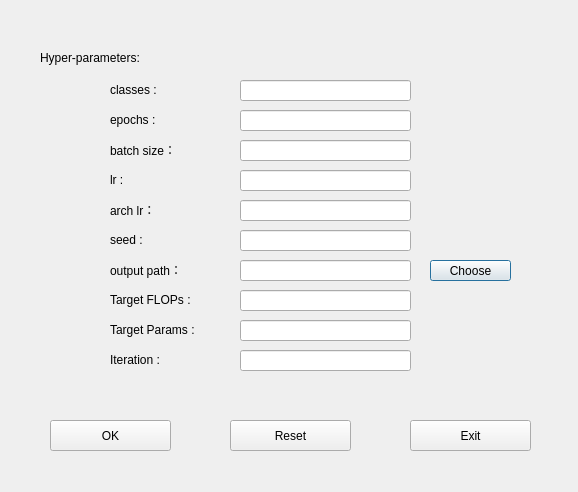
<?xml version="1.0" encoding="UTF-8"?>
<ui version="4.0">
 <class>Dialog</class>
 <widget class="QDialog" name="Dialog">
  <property name="geometry">
   <rect>
    <x>0</x>
    <y>0</y>
    <width>578</width>
    <height>492</height>
   </rect>
  </property>
  <property name="windowTitle">
   <string>Hyper-parameters</string>
  </property>
  <widget class="QLabel" name="label">
   <property name="geometry">
    <rect>
     <x>40</x>
     <y>50</y>
     <width>131</width>
     <height>16</height>
    </rect>
   </property>
   <property name="text">
    <string>Hyper-parameters:</string>
   </property>
  </widget>
  <widget class="QLabel" name="label_2">
   <property name="geometry">
    <rect>
     <x>110</x>
     <y>200</y>
     <width>111</width>
     <height>20</height>
    </rect>
   </property>
   <property name="text">
    <string>arch lr：</string>
   </property>
  </widget>
  <widget class="QLineEdit" name="lineEdit">
   <property name="geometry">
    <rect>
     <x>240</x>
     <y>200</y>
     <width>171</width>
     <height>21</height>
    </rect>
   </property>
  </widget>
  <widget class="QLineEdit" name="lineEdit_2">
   <property name="geometry">
    <rect>
     <x>240</x>
     <y>140</y>
     <width>171</width>
     <height>21</height>
    </rect>
   </property>
   <property name="text">
    <string/>
   </property>
  </widget>
  <widget class="QLabel" name="label_3">
   <property name="geometry">
    <rect>
     <x>110</x>
     <y>140</y>
     <width>111</width>
     <height>20</height>
    </rect>
   </property>
   <property name="text">
    <string>batch size：</string>
   </property>
  </widget>
  <widget class="QLineEdit" name="lineEdit_3">
   <property name="geometry">
    <rect>
     <x>240</x>
     <y>230</y>
     <width>171</width>
     <height>21</height>
    </rect>
   </property>
   <property name="text">
    <string/>
   </property>
  </widget>
  <widget class="QLabel" name="label_4">
   <property name="geometry">
    <rect>
     <x>110</x>
     <y>230</y>
     <width>111</width>
     <height>20</height>
    </rect>
   </property>
   <property name="text">
    <string>seed : </string>
   </property>
  </widget>
  <widget class="QLineEdit" name="lineEdit_4">
   <property name="geometry">
    <rect>
     <x>240</x>
     <y>110</y>
     <width>171</width>
     <height>21</height>
    </rect>
   </property>
   <property name="text">
    <string/>
   </property>
  </widget>
  <widget class="QLabel" name="label_5">
   <property name="geometry">
    <rect>
     <x>110</x>
     <y>110</y>
     <width>111</width>
     <height>20</height>
    </rect>
   </property>
   <property name="text">
    <string>epochs : </string>
   </property>
  </widget>
  <widget class="QLineEdit" name="lineEdit_5">
   <property name="geometry">
    <rect>
     <x>240</x>
     <y>260</y>
     <width>171</width>
     <height>21</height>
    </rect>
   </property>
   <property name="text">
    <string/>
   </property>
  </widget>
  <widget class="QLabel" name="label_6">
   <property name="geometry">
    <rect>
     <x>110</x>
     <y>260</y>
     <width>111</width>
     <height>20</height>
    </rect>
   </property>
   <property name="text">
    <string>output path：</string>
   </property>
  </widget>
  <widget class="QPushButton" name="pushButton">
   <property name="geometry">
    <rect>
     <x>430</x>
     <y>260</y>
     <width>81</width>
     <height>21</height>
    </rect>
   </property>
   <property name="text">
    <string>Choose</string>
   </property>
  </widget>
  <widget class="QPushButton" name="pushButton_2">
   <property name="geometry">
    <rect>
     <x>50</x>
     <y>420</y>
     <width>121</width>
     <height>31</height>
    </rect>
   </property>
   <property name="text">
    <string>OK</string>
   </property>
  </widget>
  <widget class="QPushButton" name="pushButton_3">
   <property name="geometry">
    <rect>
     <x>230</x>
     <y>420</y>
     <width>121</width>
     <height>31</height>
    </rect>
   </property>
   <property name="text">
    <string>Reset</string>
   </property>
  </widget>
  <widget class="QPushButton" name="pushButton_4">
   <property name="geometry">
    <rect>
     <x>410</x>
     <y>420</y>
     <width>121</width>
     <height>31</height>
    </rect>
   </property>
   <property name="text">
    <string>Exit</string>
   </property>
  </widget>
  <widget class="QLabel" name="label_7">
   <property name="geometry">
    <rect>
     <x>110</x>
     <y>170</y>
     <width>111</width>
     <height>20</height>
    </rect>
   </property>
   <property name="text">
    <string>lr : </string>
   </property>
  </widget>
  <widget class="QLineEdit" name="lineEdit_6">
   <property name="geometry">
    <rect>
     <x>240</x>
     <y>80</y>
     <width>171</width>
     <height>21</height>
    </rect>
   </property>
  </widget>
  <widget class="QLineEdit" name="lineEdit_7">
   <property name="geometry">
    <rect>
     <x>240</x>
     <y>170</y>
     <width>171</width>
     <height>21</height>
    </rect>
   </property>
   <property name="text">
    <string/>
   </property>
  </widget>
  <widget class="QLabel" name="label_8">
   <property name="geometry">
    <rect>
     <x>110</x>
     <y>80</y>
     <width>111</width>
     <height>20</height>
    </rect>
   </property>
   <property name="text">
    <string>classes : </string>
   </property>
  </widget>
  <widget class="QLabel" name="label_9">
   <property name="geometry">
    <rect>
     <x>110</x>
     <y>290</y>
     <width>111</width>
     <height>20</height>
    </rect>
   </property>
   <property name="text">
    <string>Target FLOPs : </string>
   </property>
  </widget>
  <widget class="QLabel" name="label_10">
   <property name="geometry">
    <rect>
     <x>110</x>
     <y>320</y>
     <width>111</width>
     <height>20</height>
    </rect>
   </property>
   <property name="text">
    <string>Target Params : </string>
   </property>
  </widget>
  <widget class="QLineEdit" name="lineEdit_8">
   <property name="geometry">
    <rect>
     <x>240</x>
     <y>290</y>
     <width>171</width>
     <height>21</height>
    </rect>
   </property>
   <property name="text">
    <string/>
   </property>
  </widget>
  <widget class="QLineEdit" name="lineEdit_9">
   <property name="geometry">
    <rect>
     <x>240</x>
     <y>320</y>
     <width>171</width>
     <height>21</height>
    </rect>
   </property>
   <property name="text">
    <string/>
   </property>
  </widget>
  <widget class="QLabel" name="label_11">
   <property name="geometry">
    <rect>
     <x>110</x>
     <y>350</y>
     <width>111</width>
     <height>20</height>
    </rect>
   </property>
   <property name="text">
    <string>Iteration : </string>
   </property>
  </widget>
  <widget class="QLineEdit" name="lineEdit_10">
   <property name="geometry">
    <rect>
     <x>240</x>
     <y>350</y>
     <width>171</width>
     <height>21</height>
    </rect>
   </property>
   <property name="text">
    <string/>
   </property>
  </widget>
 </widget>
 <layoutdefault spacing="6" margin="11"/>
 <resources/>
 <connections/>
</ui>
